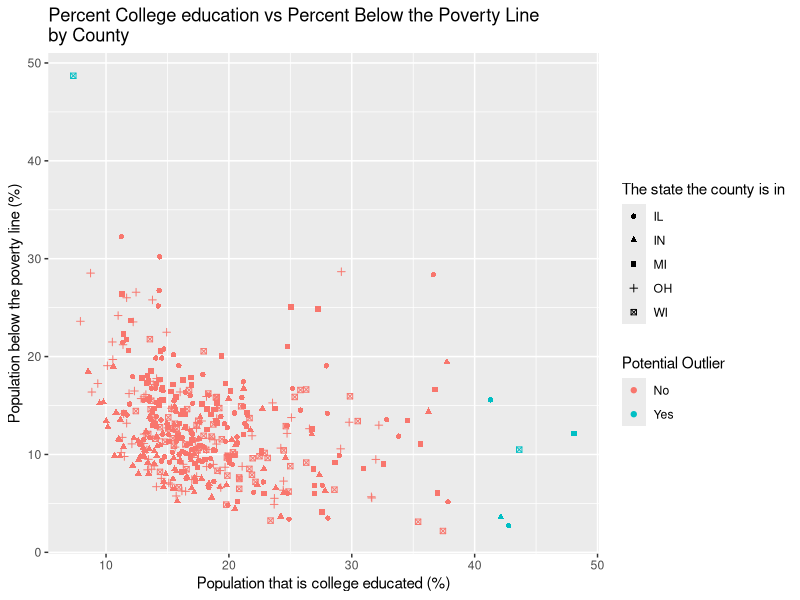

The R source for this figure:
## ---- chunk 1
#| eval: true
#| message: false

library(tidyverse)
## ---- chunk 2
?midwest
## ---- chunk 3
midwest |>
count(state, sort = TRUE)
## ---- chunk 4

midwest |>
  count(county,state) |>
  count(county, name = "n_states")|>
  filter(n_states == n_distinct(midwest$state)) 
  
## ---- chunk 5
midwest |>
  filter(popdensity > 25000) |>
  select(county,state,popdensity,poptotal,area) |>
  arrange(desc(popdensity))
## ---- chunk 6
midwest |>
  filter(popdensity == max(popdensity)) |>
  select(county,state,popdensity,poptotal,area)
## ---- chunk 7
midwest|>
  summarize(
    median(popdensity),
    q1 = quantile(popdensity, 0.25),
    q3 = quantile(popdensity, 0.75)
  )
## ---- chunk 8
midwest |>
  count(state,inmetro)|>
  group_by(state) |>
  mutate(prop=n/sum(n))
## ---- chunk 9
midwest |>
  filter(percbelowpoverty >=40,
         percollege <=10) |>
  select(county,state, 
         percbelowpoverty,
         percollege)
## ---- chunk 10
midwest |>
  filter(percbelowpoverty <= 20, 
         percollege >= 40) |>
  select(county, state, 
         percbelowpoverty, 
         percollege)
## ---- chunk 11
midwest |>
  filter(
    (percbelowpoverty >= 40 & percollege <= 10) |
  (percbelowpoverty <=20 & percollege >= 40)
) |>
  select(county, state,
         percbelowpoverty,
         percollege)
## ---- chunk 12
midwest |> 
   mutate( 
     potential_outlier = if_else(
       (percbelowpoverty >= 40 & percollege <= 10) |
         (percbelowpoverty <=20 & percollege >= 40), 
       "Yes",
       "No"
     )
     )|>
  select(county, state, 
         percbelowpoverty, 
         percollege,
         potential_outlier)|>
  arrange(potential_outlier)
## ---- chunk 13
midwest |> 
   mutate( 
     potential_outlier = if_else(
       (percbelowpoverty >= 40 & percollege <= 10) |
         (percbelowpoverty <=20 & percollege >= 40), 
       "Yes",
       "No"
     )
     )|>
ggplot(aes(x=percollege, y=percbelowpoverty, colour = potential_outlier, shape = state)) +
geom_point() +
  labs(x= "Population that is college educated (%)",
    y= "Population below the poverty line (%)",
    colour = "Potential Outlier",
    shape = "The state the county is in",
    title= "Percent College education vs Percent Below the Poverty Line \nby County")
## ---- chunk 14
state_population <- midwest |>
  group_by(state) |>
  summarize(total_population =sum(poptotal))|>
  arrange(desc(total_population))
state_population
## ---- chunk 15
state_population |>
  mutate(
    population_prop = total_population / sum(total_population)
  ) |>
  arrange(desc(population_prop))
## ---- chunk 16

